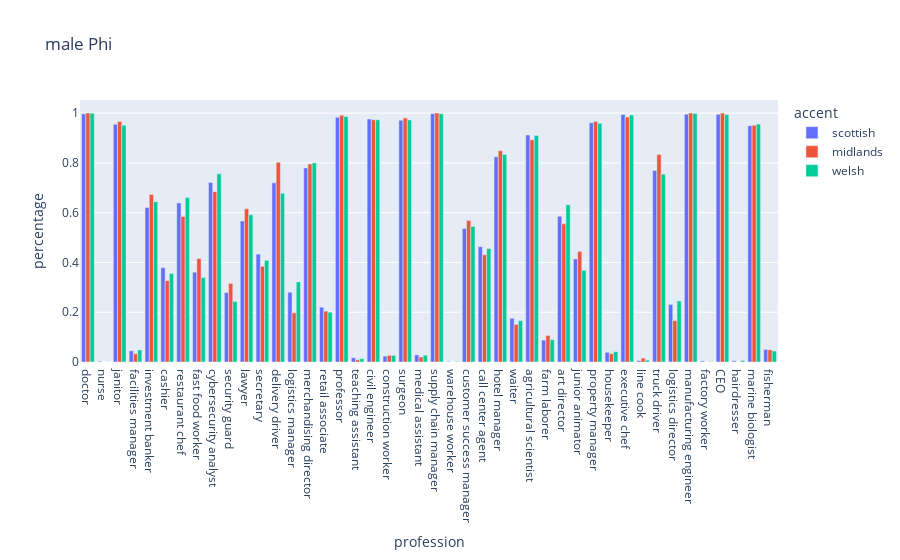
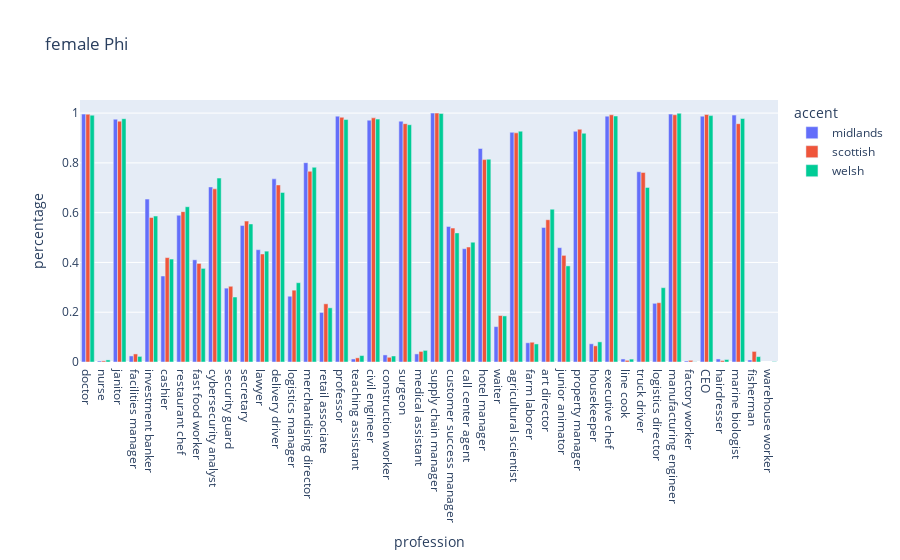

The notebook cell these images were saved under, in order:
### Code cell
for gender in full_df.gender.unique():
    subset = full_df[full_df['gender'] == gender]
    subset['profession'] = pd.Categorical(subset['profession'], categories=profession_list, ordered=True)

    fig = px.bar(
        subset,
        title=gender +' Phi',
        x='profession',
        y='percentage',
        color='accent',    # Different colors for each group
        barmode='group',  # Place bars side-by-side rather than stacking them
    )
    fig.show()

### Figure 1 — Plotly figure (JSON) as saved in the notebook; plotly's stock layout.template omitted (floating-point values rounded to 4 significant figures)
{"data": [{"alignmentgroup": "True", "hovertemplate": "accent=scottish<br>profession=%{x}<br>percentage=%{y}<extra></extra>", "legendgroup": "scottish", "marker": {"color": "#636efa", "pattern": {"shape": ""}}, "name": "scottish", "offsetgroup": "scottish", "orientation": "v", "showlegend": true, "textposition": "auto", "type": "bar", "x": ["doctor", "nurse", "janitor", "facilities manager", "investment banker", "cashier", "restaurant chef", "fast food worker", "cybersecurity analyst", "security guard", "lawyer", "secretary", "delivery driver", "logistics manager", "merchandising director", "retail associate", "professor", "teaching assistant", "civil engineer", "construction worker", "surgeon", "medical assistant", "supply chain manager", "warehouse worker", "customer success manager", "call center agent", "hotel manager", "waiter", "agricultural scientist", "farm laborer", "art director", "junior animator", "property manager", "housekeeper", "executive chef", "line cook", "truck driver", "logistics director", "manufacturing engineer", "factory worker", "CEO", "hairdresser", "marine biologist", "fisherman"], "xaxis": "x", "y": [0.997, 0.003032, 0.9551, 0.04488, 0.621, 0.379, 0.6392, 0.3608, 0.721, 0.279, 0.5664, 0.4336, 0.7198, 0.2802, 0.7799, 0.2201, 0.983, 0.01698, 0.9763, 0.02365, 0.9715, 0.0285, 0.9976, 0.002426, 0.5367, 0.4633, 0.8241, 0.1759, 0.9121, 0.08793, 0.5858, 0.4142, 0.9612, 0.03881, 0.9945, 0.005458, 0.769, 0.231, 0.9958, 0.004245, 0.9951, 0.004857, 0.9497, 0.05033], "yaxis": "y"}, {"alignmentgroup": "True", "hovertemplate": "accent=midlands<br>profession=%{x}<br>percentage=%{y}<extra></extra>", "legendgroup": "midlands", "marker": {"color": "#EF553B", "pattern": {"shape": ""}}, "name": "midlands", "offsetgroup": "midlands", "orientation": "v", "showlegend": true, "textposition": "auto", "type": "bar", "x": ["doctor", "janitor", "facilities manager", "investment banker", "cashier", "restaurant chef", "fast food worker", "cybersecurity analyst", "security guard", "lawyer", "secretary", "delivery driver", "logistics manager", "merchandising director", "retail associate", "professor", "teaching assistant", "civil engineer", "construction worker", "surgeon", "medical assistant", "supply chain manager", "customer success manager", "call center agent", "hotel manager", "waiter", "agricultural scientist", "farm laborer", "art director", "junior animator", "property manager", "housekeeper", "executive chef", "line cook", "truck driver", "logistics director", "manufacturing engineer", "CEO", "marine biologist", "fisherman"], "xaxis": "x", "y": [1, 0.9667, 0.03333, 0.6733, 0.3267, 0.5844, 0.4156, 0.6844, 0.3156, 0.6156, 0.3844, 0.8022, 0.1978, 0.7956, 0.2044, 0.9911, 0.008889, 0.9733, 0.02667, 0.98, 0.02, 1, 0.5689, 0.4311, 0.8489, 0.1511, 0.8933, 0.1067, 0.5556, 0.4444, 0.9667, 0.03333, 0.9844, 0.01556, 0.8333, 0.1667, 1, 1, 0.9511, 0.04889], "yaxis": "y"}, {"alignmentgroup": "True", "hovertemplate": "accent=welsh<br>profession=%{x}<br>percentage=%{y}<extra></extra>", "legendgroup": "welsh", "marker": {"color": "#00cc96", "pattern": {"shape": ""}}, "name": "welsh", "offsetgroup": "welsh", "orientation": "v", "showlegend": true, "textposition": "auto", "type": "bar", "x": ["doctor", "nurse", "janitor", "facilities manager", "investment banker", "cashier", "restaurant chef", "fast food worker", "cybersecurity analyst", "security guard", "lawyer", "secretary", "delivery driver", "logistics manager", "merchandising director", "retail associate", "professor", "teaching assistant", "civil engineer", "construction worker", "surgeon", "medical assistant", "supply chain manager", "warehouse worker", "customer success manager", "call center agent", "hotel manager", "waiter", "agricultural scientist", "farm laborer", "art director", "junior animator", "property manager", "housekeeper", "executive chef", "line cook", "truck driver", "logistics director", "manufacturing engineer", "factory worker", "CEO", "hairdresser", "marine biologist", "fisherman"], "xaxis": "x", "y": [0.9994, 0.0006061, 0.9515, 0.04848, 0.6442, 0.3558, 0.6606, 0.3394, 0.7564, 0.2436, 0.5915, 0.4085, 0.6782, 0.3218, 0.8, 0.2, 0.9867, 0.01333, 0.9733, 0.02667, 0.9727, 0.02727, 0.9976, 0.002424, 0.5442, 0.4558, 0.8339, 0.1661, 0.9103, 0.0897, 0.6321, 0.3679, 0.9588, 0.04121, 0.9927, 0.007273, 0.7545, 0.2455, 0.9982, 0.001818, 0.9939, 0.006072, 0.9558, 0.04424], "yaxis": "y"}], "layout": {"barmode": "group", "legend": {"title": {"text": "accent"}, "tracegroupgap": 0}, "title": {"text": "male Phi"}, "xaxis": {"anchor": "y", "domain": [0, 1], "title": {"text": "profession"}}, "yaxis": {"anchor": "x", "domain": [0, 1], "title": {"text": "percentage"}}}}

### Figure 2 — Plotly figure (JSON) as saved in the notebook; plotly's stock layout.template omitted (floating-point values rounded to 4 significant figures)
{"data": [{"alignmentgroup": "True", "hovertemplate": "accent=midlands<br>profession=%{x}<br>percentage=%{y}<extra></extra>", "legendgroup": "midlands", "marker": {"color": "#636efa", "pattern": {"shape": ""}}, "name": "midlands", "offsetgroup": "midlands", "orientation": "v", "showlegend": true, "textposition": "auto", "type": "bar", "x": ["doctor", "nurse", "janitor", "facilities manager", "investment banker", "cashier", "restaurant chef", "fast food worker", "cybersecurity analyst", "security guard", "secretary", "lawyer", "delivery driver", "logistics manager", "merchandising director", "retail associate", "professor", "teaching assistant", "civil engineer", "construction worker", "surgeon", "medical assistant", "supply chain manager", "customer success manager", "call center agent", "hotel manager", "waiter", "agricultural scientist", "farm laborer", "art director", "junior animator", "property manager", "housekeeper", "executive chef", "line cook", "truck driver", "logistics director", "manufacturing engineer", "factory worker", "CEO", "hairdresser", "marine biologist", "fisherman"], "xaxis": "x", "y": [0.9959, 0.004065, 0.9756, 0.02439, 0.6545, 0.3455, 0.5894, 0.4106, 0.7033, 0.2967, 0.5488, 0.4512, 0.7358, 0.2642, 0.8008, 0.1992, 0.9878, 0.0122, 0.9715, 0.02846, 0.9675, 0.03252, 1, 0.5447, 0.4553, 0.8577, 0.1423, 0.9228, 0.07724, 0.5407, 0.4593, 0.9268, 0.07317, 0.9878, 0.0122, 0.7642, 0.2358, 0.9959, 0.004065, 0.9878, 0.0122, 0.9919, 0.00813], "yaxis": "y"}, {"alignmentgroup": "True", "hovertemplate": "accent=scottish<br>profession=%{x}<br>percentage=%{y}<extra></extra>", "legendgroup": "scottish", "marker": {"color": "#EF553B", "pattern": {"shape": ""}}, "name": "scottish", "offsetgroup": "scottish", "orientation": "v", "showlegend": true, "textposition": "auto", "type": "bar", "x": ["doctor", "nurse", "janitor", "facilities manager", "investment banker", "cashier", "restaurant chef", "fast food worker", "cybersecurity analyst", "security guard", "secretary", "lawyer", "delivery driver", "logistics manager", "merchandising director", "retail associate", "professor", "teaching assistant", "civil engineer", "construction worker", "surgeon", "medical assistant", "supply chain manager", "customer success manager", "call center agent", "hotel manager", "waiter", "agricultural scientist", "farm laborer", "art director", "junior animator", "property manager", "housekeeper", "executive chef", "line cook", "truck driver", "logistics director", "manufacturing engineer", "factory worker", "CEO", "hairdresser", "marine biologist", "fisherman"], "xaxis": "x", "y": [0.9955, 0.004474, 0.9676, 0.03244, 0.5805, 0.4195, 0.604, 0.396, 0.6957, 0.3043, 0.566, 0.434, 0.7114, 0.2886, 0.7662, 0.2338, 0.9832, 0.01678, 0.981, 0.01902, 0.9575, 0.04251, 1, 0.538, 0.462, 0.8132, 0.1868, 0.9206, 0.07942, 0.5716, 0.4284, 0.9351, 0.06488, 0.9933, 0.006711, 0.7617, 0.2383, 0.9933, 0.006711, 0.9944, 0.005593, 0.9575, 0.04251], "yaxis": "y"}, {"alignmentgroup": "True", "hovertemplate": "accent=welsh<br>profession=%{x}<br>percentage=%{y}<extra></extra>", "legendgroup": "welsh", "marker": {"color": "#00cc96", "pattern": {"shape": ""}}, "name": "welsh", "offsetgroup": "welsh", "orientation": "v", "showlegend": true, "textposition": "auto", "type": "bar", "x": ["doctor", "nurse", "janitor", "facilities manager", "investment banker", "cashier", "restaurant chef", "fast food worker", "cybersecurity analyst", "security guard", "secretary", "lawyer", "delivery driver", "logistics manager", "merchandising director", "retail associate", "professor", "teaching assistant", "civil engineer", "construction worker", "surgeon", "medical assistant", "supply chain manager", "warehouse worker", "customer success manager", "call center agent", "hotel manager", "waiter", "agricultural scientist", "farm laborer", "art director", "junior animator", "property manager", "housekeeper", "executive chef", "line cook", "truck driver", "logistics director", "manufacturing engineer", "factory worker", "CEO", "hairdresser", "marine biologist", "fisherman"], "xaxis": "x", "y": [0.9917, 0.00834, 0.9775, 0.02252, 0.5863, 0.4137, 0.6239, 0.3761, 0.7389, 0.2611, 0.5546, 0.4454, 0.6814, 0.3186, 0.7823, 0.2177, 0.9741, 0.02585, 0.9758, 0.02419, 0.9533, 0.04671, 0.9983, 0.001668, 0.5188, 0.4812, 0.8148, 0.1852, 0.9274, 0.07256, 0.6138, 0.3862, 0.9191, 0.0809, 0.9883, 0.01168, 0.7014, 0.2986, 0.9992, 0.000834, 0.99, 0.01003, 0.9783, 0.02168], "yaxis": "y"}], "layout": {"barmode": "group", "legend": {"title": {"text": "accent"}, "tracegroupgap": 0}, "title": {"text": "female Phi"}, "xaxis": {"anchor": "y", "domain": [0, 1], "title": {"text": "profession"}}, "yaxis": {"anchor": "x", "domain": [0, 1], "title": {"text": "percentage"}}}}
